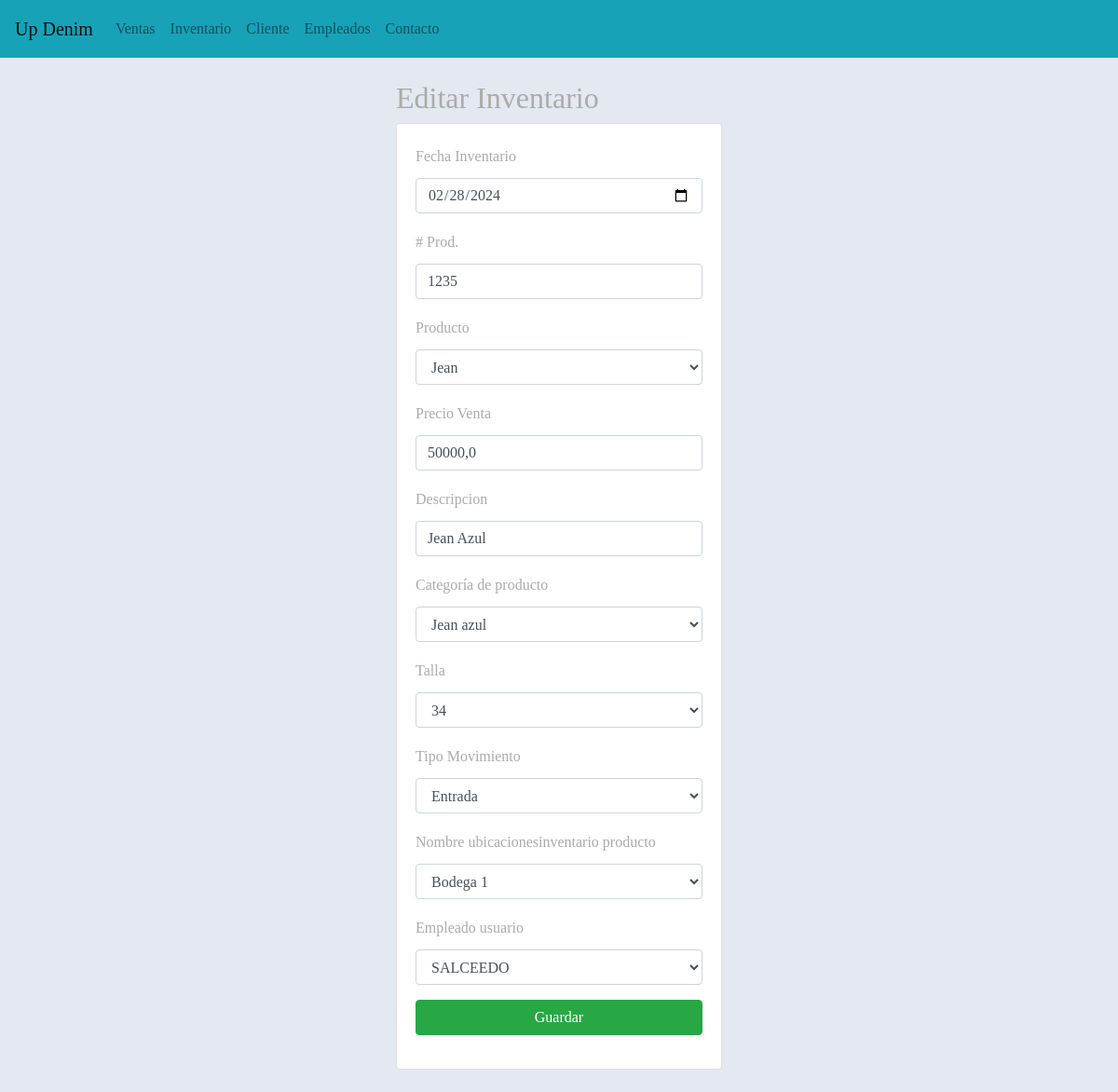
Before: /edicionInventario/1 with the older database file.
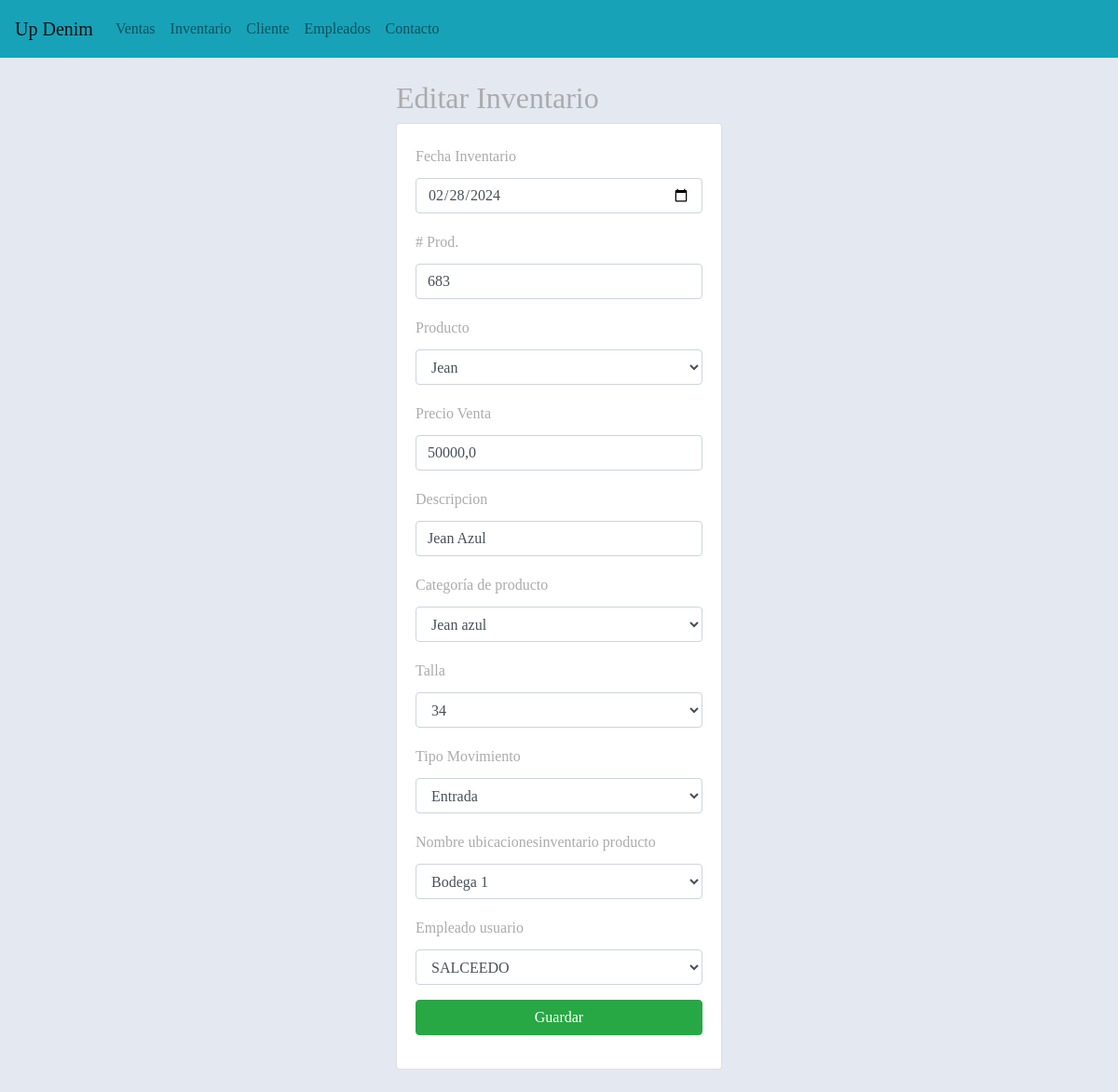
After: the same page with the newer database file.
### aplicaciones/Academico/models.py (models this page shows, shortened)
class Inventario(models.Model):
    idinventario = models.AutoField(primary_key=True)  # Field name made lowercase.
    fechainventario = models.DateField(auto_now_add=True)  # Field name made lowercase.
    cantidadproductos = models.IntegerField(null=False, blank=False)  # Field name made lowercase.
    idproductoinv = models.ForeignKey(Producto, on_delete=models.CASCADE)  # Field name made lowercase.
    idtipomovimientoinv = models.ForeignKey(Tipomovimiento, on_delete=models.CASCADE)  # Field name made lowercase.
    idEmpleado = models.ForeignKey(Empleado, on_delete=models.CASCADE)  # Field name made lowercase.
    idubicacioninventarioinv = models.ForeignKey(Ubicacioninventario, on_delete=models.CASCADE)  # Field name made lowercase.

class Producto(models.Model):
    idproducto = models.AutoField(primary_key=True)
    nombreproducto = models.CharField(max_length=45, null=False)
    precioventa = models.FloatField(null=False, blank=False)
    descripcionproducto = models.CharField(max_length=45)
    idcategoriaproducto = models.ForeignKey(Categoriaproducto, on_delete=models.CASCADE)
    idtalla = models.ForeignKey(Talla, on_delete=models.CASCADE)
    def __str__(self):
        return f"{self.nombreproducto}"

class Categoriaproducto(models.Model):
    idcategoriaproducto = models.AutoField(primary_key=True)
    categoriaproducto = models.CharField(max_length=45, blank=False, null=False)
    def __str__(self):
        return f"{self.categoriaproducto}"

class Talla(models.Model):
    idtalla = models.AutoField(primary_key=True)
    talla = models.CharField(max_length=45, null=False, blank=False)

class Tipomovimiento(models.Model):
    idtipomovimiento = models.AutoField(primary_key=True)
    tipomovimiento = models.CharField(max_length=45, null=False, blank=False)

class Ubicacioninventario(models.Model):
    idubicacioninventario = models.AutoField(primary_key=True)
    ubicacioninventario = models.CharField(max_length=45, null=False, blank=False)

class Empleado(models.Model):
    idEmpleado = models.AutoField(primary_key=True)
    idDocumentoEmp = models.ForeignKey(Persona, on_delete=models.CASCADE)
    fechaIngreso = models.DateField()
    salario = models.FloatField()
    fechaNacimiento = models.DateField()
    rh = models.CharField(max_length=5)
    idarl = models.ForeignKey(Arl, on_delete=models.CASCADE)
    ideps = models.ForeignKey(Eps, on_delete=models.CASCADE)
    idFondoPension = models.ForeignKey(Fondopension, on_delete=models.CASCADE)
    idCargoEmpleado = models.ForeignKey(CargoEmpleado, on_delete=models.CASCADE)
    iduser = models.ForeignKey(Usuario, on_delete=models.CASCADE)
    idrol = models.ForeignKey(Rol, on_delete=models.CASCADE)

class Persona(models.Model):
    iddocumento = models.CharField(max_length=20, primary_key=True)
    primernombre = models.CharField(max_length=45, null=False, blank=False)
    segundonombre = models.CharField(max_length=45, blank=True, null=True)
    primerapellido = models.CharField(max_length=45, null=False, blank=False)
    segundoapellido = models.CharField(max_length=45, blank=True, null=True)
    idcontacto = models.ForeignKey(Contacto, on_delete=models.CASCADE)
    iddireccion = models.ForeignKey(Direccion, on_delete=models.CASCADE)
    idgenero = models.ForeignKey(Genero, on_delete=models.CASCADE)

### aplicaciones/Academico/views.py (the view)
# urls.py: path('edicionInventario/<idinventario>', views.edicionInventario, name='edicionInventario'),
def edicionInventario(request, idinventario):
    inventario=Inventario.objects.get(idinventario=idinventario)
    productos = Producto.objects.all()
    empleado = Empleado.objects.all()
    categoriaproductos=Categoriaproducto.objects.all()
    talla=Talla.objects.all()
    ubicacionesinventario=Ubicacioninventario.objects.all()
    tipo=Tipomovimiento.objects.all()
    talla=Talla.objects.all()
    categoria=Categoriaproducto.objects.all()
    context = {
        "productos": productos,
        "categoriaproductos": categoriaproductos,
        "inventarios": inventario,
        "ubicacionesinventario": ubicacionesinventario,
        "empleados": empleado,
        "tipo":tipo,
        "talla":talla,
        "categoria":categoria,
    }
    return render(request, "edicionInventario.html", context)

### aplicaciones/Academico/templates/edicionInventario.html (shortened to what the changed rows need)
{% extends "base.html" %}
{% block body %}
    <div class="row">
        <div class="col-md-4 offset-md-4">
            <h2>Editar Inventario</h2>
         <div class="card">
            <div class="card-body">
                <form method="POST" action="/editarInventario/{{ inventarios.idinventario }}/"> {% csrf_token %}
                    <div class="form-group">
                        <label for="txtfechainventario">Fecha Inventario</label>
                        <input type="date" id="txtfechainventario" name="txtfechainventario" class="form-control" value="{{ inventarios.fechainventario|date:'Y-m-d' }}" placeholder="Fecha de Inventario" required>
                    </div>
                    <div class="form-group">
                        <label for="txtcantidadproductos"># Prod.</label>
                        <input type="text" id="txtcantidadproductos" name="txtcantidadproductos"  class="form-control" value="{{inventarios.cantidadproductos}}" placeholder="Cantidad"
                            min="1" required>
                    </div>
                    <div class="form-group">
                        <label for="txtnombreproducto">Producto</label>
                        <select id="txtnombreproducto" name="txtnombreproducto" class="form-control" required>
                            <option value="{{ inventarios.idproductoinv }}">{{ inventarios.idproductoinv.nombreproducto }}</option>
                        </select>
                    </div>
                    <div class="form-group">
                        <label for="txtprecioventa">Precio Venta</label>
                        <input type="text" id="txtprecioventa" name="txtprecioventa" class="form-control" value="{{inventarios.idproductoinv.precioventa}}" placeholder="Precio Venta"
                            min="1000" required>
                    </div>
                    <div class="form-group">
                        <label for="txtdescripcionproducto">Descripcion</label>
                        <input type="text" id="txtdescripcionproducto" name="txtdescripcionproducto" class="form-control" value="{{inventarios.idproductoinv.descripcionproducto}}" placeholder="Descripcion"
                            minlength="4" maxlength="50" required>
                    </div>
                    <div class="form-group">
                        <label for="txtcategoriaproducto">Categoría de producto</label>
                        <select id="txtcategoriaproducto" name="txtcategoriaproducto" class="form-control" required>
                            <option value="{{ inventarios.idproductoinv.idcategoriaproducto }}">{{ inventarios.idproductoinv.idcategoriaproducto.categoriaproducto }}</option>
                        </select>
                    </div>
                    <div class="form-group">
                        <label for="txttalla">Talla</label>
                        <select id="txttalla" name="txttalla" class="form-control" required>
                            <option value="{{inventarios.idproductoinv.idtalla.talla}}">{{inventarios.idproductoinv.idtalla.talla}} </option>
                        </select>
                    </div>
                    <div class="form-group">
                        <label for="txttipomovimiento">Tipo Movimiento</label>
                        <select id="txttipomovimiento" name="txttipomovimiento" class="form-control" required>
                            {% for tipos in tipo %}
                                <option value="{{ tipos.tipomovimiento }}" {% if tipos.tipomovimiento == inventarios.idtipomovimientoinv.tipomovimiento %} selected {% endif %}>{{ tipos.tipomovimiento }}</option>
                            {% endfor %}
                        </select>
                    </div>
                    <div class="form-group">
                        <label for="txtubicacioninventario">Nombre ubicacionesinventario producto</label>
                        <select id="txtubicacioninventario" name="txtubicacioninventario" class="form-control" required>
                            {% for ubi in ubicacionesinventario %}
                                <option value="{{ ubi.ubicacioninventario }}" {% if ubi.ubicacioninventario == inventarios.idubicacioninventarioinv.ubicacioninventario %} selected {% endif %}>{{ ubi.ubicacioninventario }}</option>
                            {% endfor %}
                        </select>
                    </div>
                    <div class="form-group">
                        <label for="txtidempleado">Empleado usuario</label>
                        <select id="txtidempleado" name="txtidempleado" class="form-control" required>
                            {% for empleado in empleados %}
                                <option value="{{ empleado.idEmpleado }}" {% if empleado.idEmpleado == inventarios.idEmpleado.idEmpleado %} selected {% endif %}>{{ empleado.idDocumentoEmp.primernombre }}</option>
                            {% endfor %}
                        </select>
                    </div>
    </div>
</div>
{% endblock %}

Changed rows visible on the page:
changed Inventario "Jean": txtcantidadproductos "1235" → "683"
